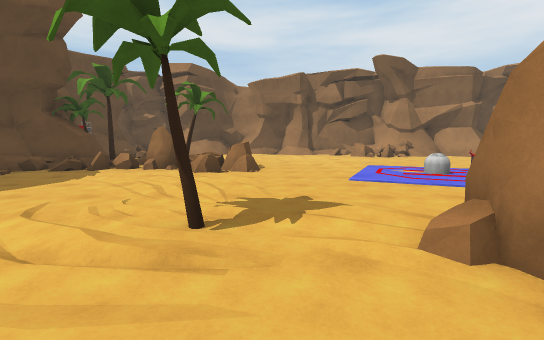
[1] (above)

24 first-person views from a walk through a scene from a Unity 3-D project. The camera is 1.5 m above the floor, tilts 6° down and sees 90° across. The floor is counted in squares, 2 m on a side. Each view is taken from the middle of a square. On the plan, view 1 faces up. The plan holds only what a view shows up to about 10 squares ahead; the rest is blank. The place goes on beyond the plan. The player character is not drawn. Some animated figures are left out. Surface patterns are stand-ins for the level's own textures.

[2]
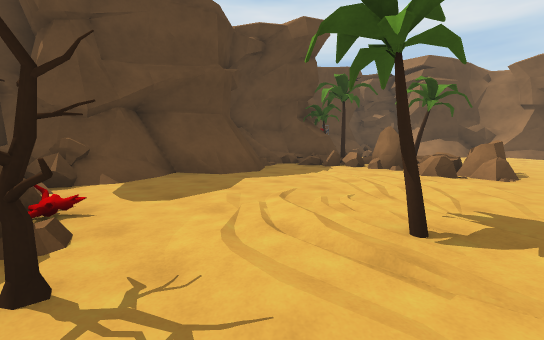

[3]
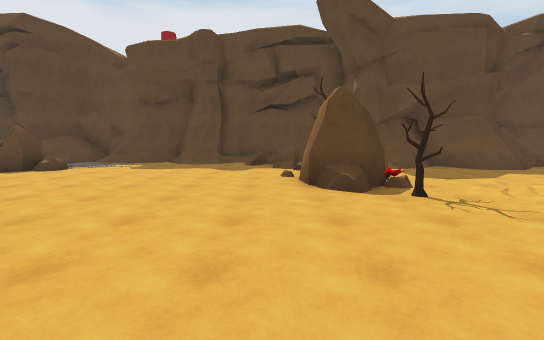

[4]
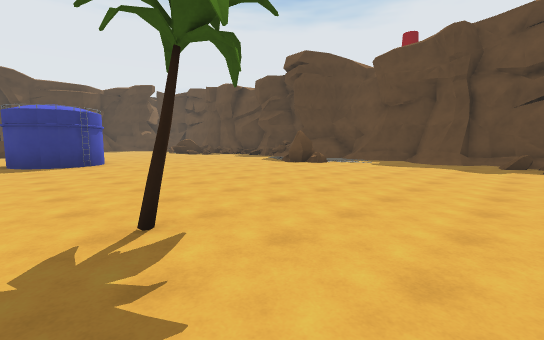

[5]
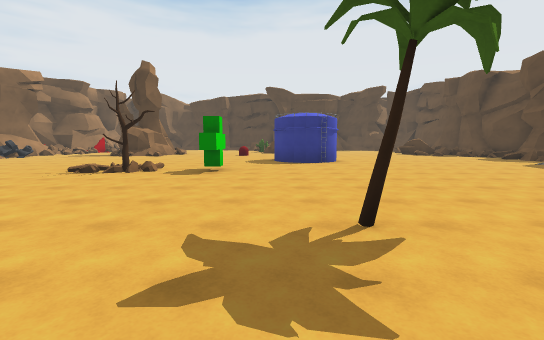

[6]
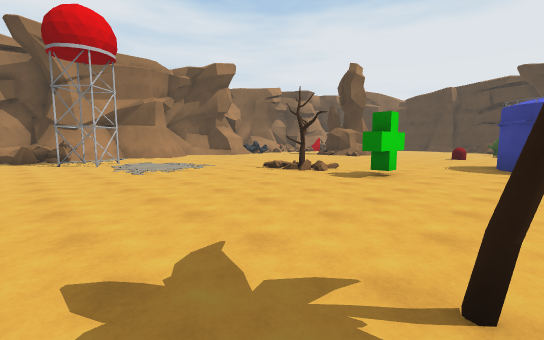

[7]
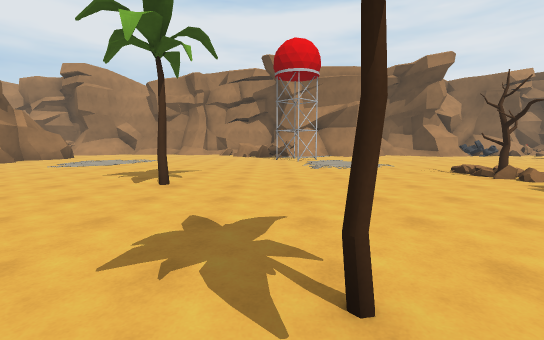

[8]
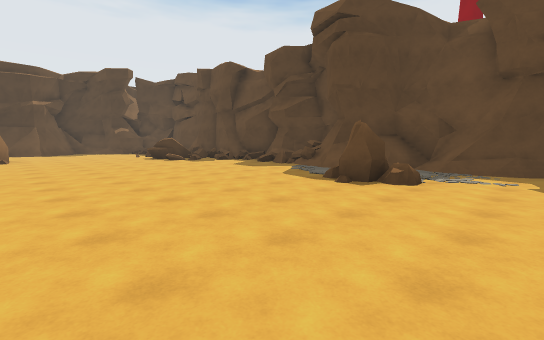

[9]
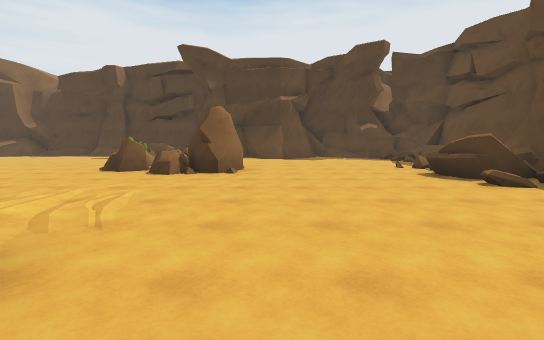

[10]
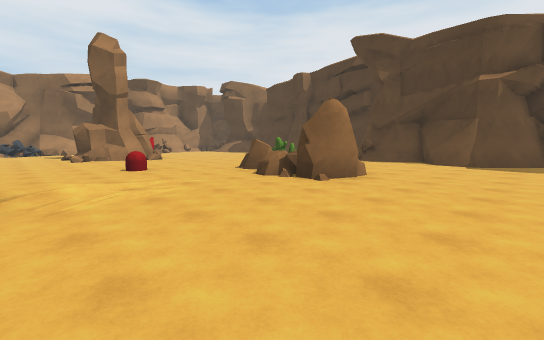

[11]
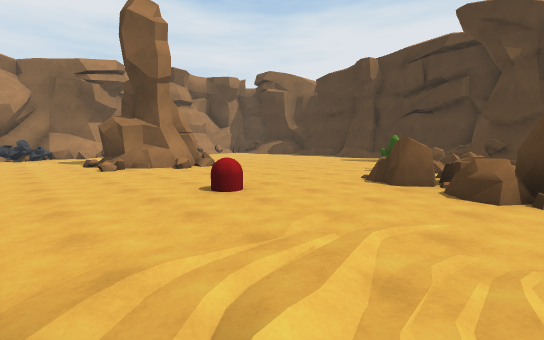

[12]
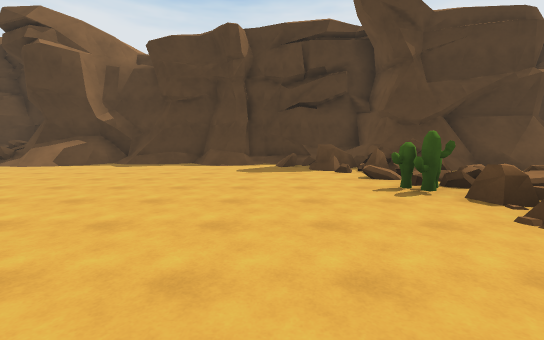

[13]
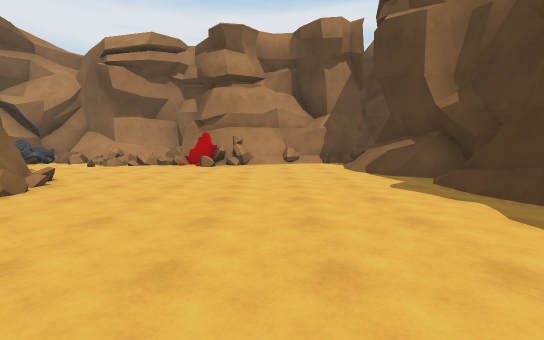

[14]
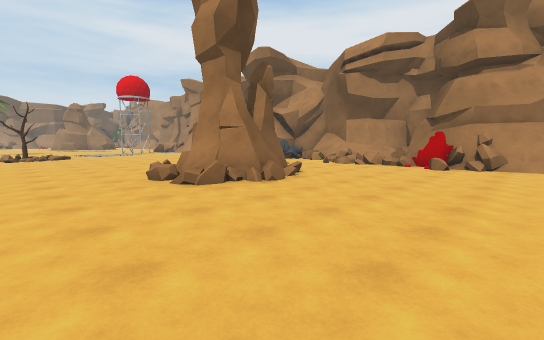

[15]
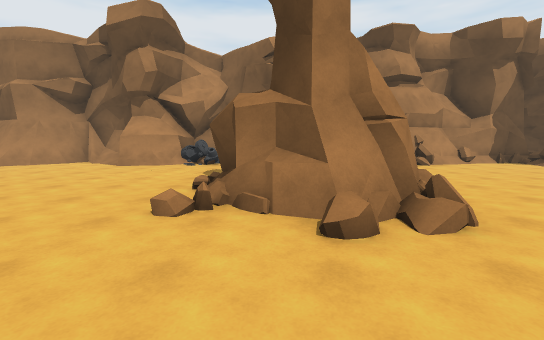

[16]
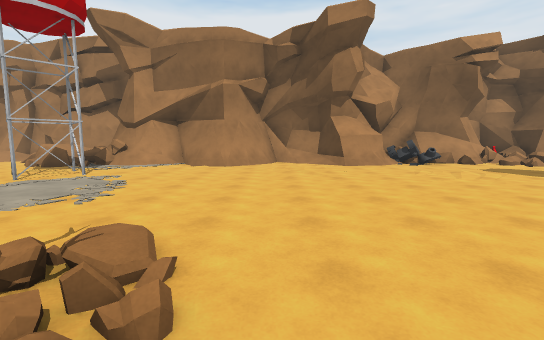

[17]
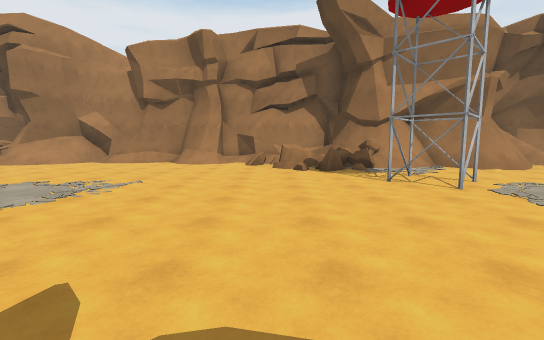

[18]
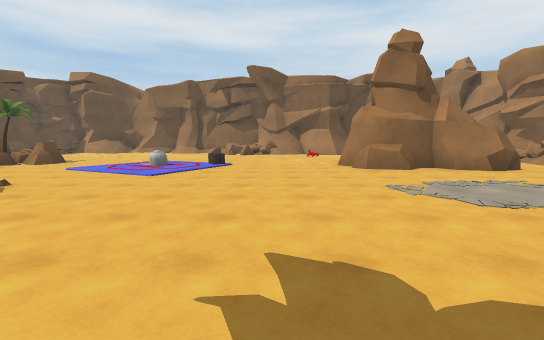

[19]
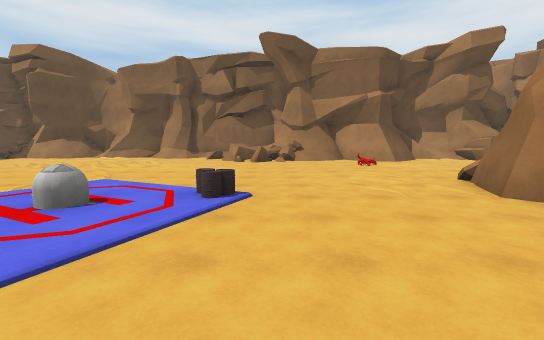

[20]
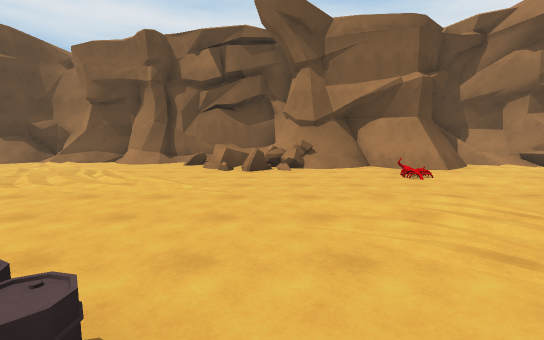

[21]
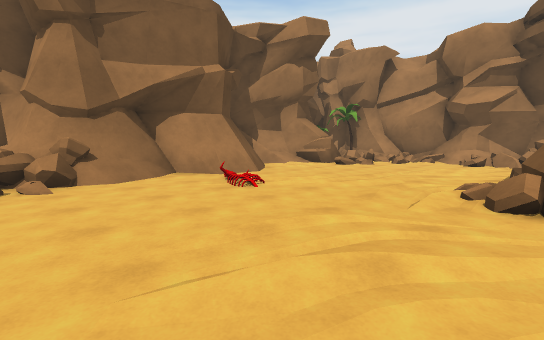

[22]
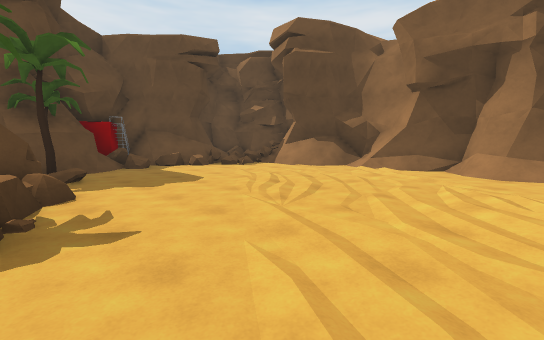

[23]
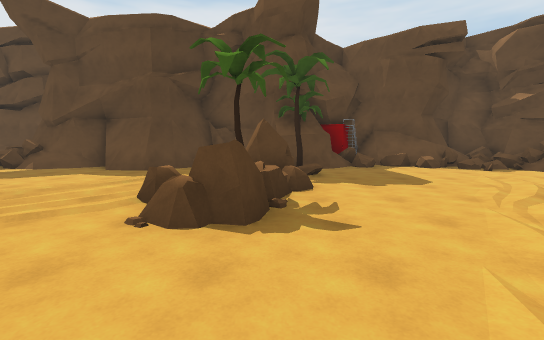

[24]
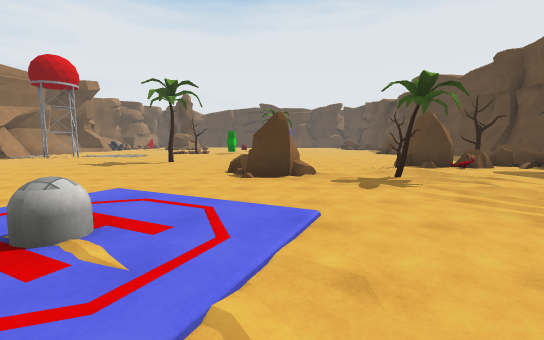

### Floor plan
Key: @ floor where view 1 was taken; # wall or solid block; x gap in a wall; . main floor; : floor 0.5 m higher than the main floor; / step, stairs or slope; = window, fence, low wall or low ledge; ^ raised ledge; T tree; R rock; C capsule; E red capsule; A cactus; B building; O other object.
Columns run from 8 left of view 1 to 18 right of it. Each row starts with its distance up from view 1.
 17      ###
 16 ######/########
 15 #===//...///=##### ####
 14 #==#........=^##/###..#
 13 ##=..........=#.......##
 12 # ...............=..... =#
 11 #B=...................../##
 10 ###....................../#
  9  #TT..............//....=##
  8  ##=xRTR..........###/  ==#
  7 ##==..RR.....=....###  ./##
  6 #O=.........C.....####/./#
  5 ###..................#../#
  4  ##....................../
  3  ##......................#
  2  #/.../T.RR..............#
  1  ##.......RR.............#
  0 ####RRT.@. ..............#
 -1 ##^#TR....  .............#
 -2 #==...........T........==#
 -3 #.....................=^=#
 -4 #.........T............=##
 -5 #...................#..##
 -6 #......................##
 -7 # .....................#
 -8 # RR...................#
 -9 # RR.........ORT.......##
-10 # ......................#
-11 #/......................#
-12 ==.......##............##
-13 #=....... #............##
-14   .....................##
-15    ....................##
-16    .........EE...=# ....#
-17   ##........EE...##  ..=#
-18   ==............=###...=#
-19 ## .....#RRR.....##....==
-20 # #=....RRRR...........##
-21 # =...... :AA.........=#
-22 #= ....../=/...........##
-23      .....===........../#
-24      .##..=#==..........#
-25      #######^=#......//.#
-26           ######//////#=#
-27               #######^###

Where each view was taken, in squares from view 1:
view 1: 0 up, 0 right, facing up
view 2: 0 up, 0 right, facing up-left
view 3: 2 down, 2 right, facing left
view 4: 2 down, 3 right, facing down-left
view 5: 2 down, 3 right, facing down
view 6: 3 down, 2 right, facing down-right
view 7: 4 down, 1 right, facing right
view 8: 6 down, 0 right, facing down-left
view 9: 12 down, 1 left, facing down
view 10: 14 down, 3 left, facing down-right
view 11: 14 down, 1 right, facing down-right
view 12: 17 down, 6 right, facing down
view 13: 23 down, 6 right, facing right
view 14: 23 down, 6 right, facing up-right
view 15: 17 down, 6 right, facing right
view 16: 10 down, 6 right, facing right
view 17: 2 down, 7 right, facing right
view 18: 2 down, 7 right, facing up
view 19: 3 up, 6 right, facing up
view 20: 6 up, 6 right, facing up
view 21: 8 up, 6 right, facing up-right
view 22: 8 up, 2 right, facing up-left
view 23: 8 up, 2 right, facing left
view 24: 8 up, 2 right, facing down
